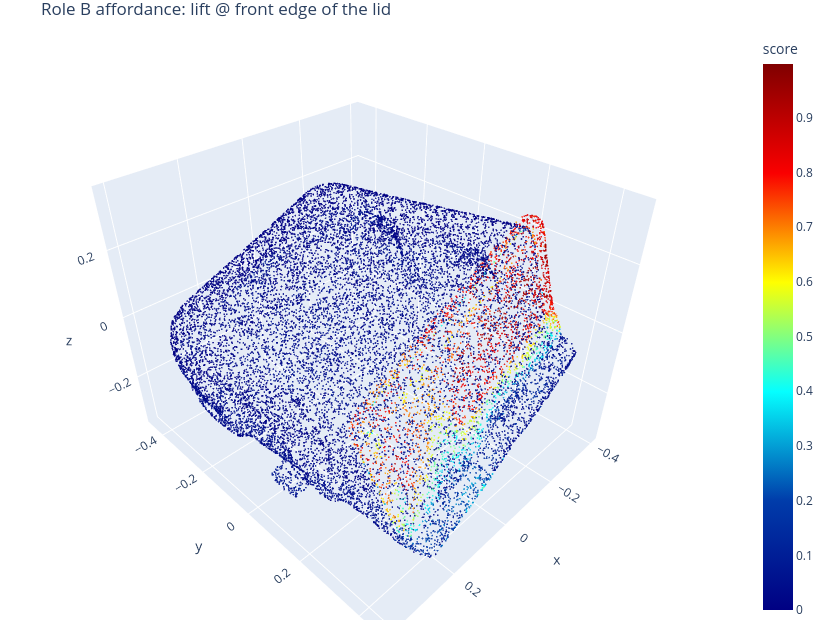

Notebook code cell kept with this figure:
### Markdown cell above
**Verify voting** — per-view masks fuse into a 3D heatmap on the affogato canvas (role B's region lights up).

### Code cell
show_cloud(xyz, scoreB, f"Role B affordance: {roleB['role']} @ {roleB['contact_region']}",
           cmin=0, cmax=max(0.2, float(scoreB.max())), colorscale="Jet", colorbar=True).show()

### Figure 1 — Plotly figure (JSON) as saved in the notebook; plotly's stock layout.template omitted (floating-point values rounded to 4 significant figures; data arrays with more than 128 entries replaced by an {"elided": "..."} marker saying what was removed)
{"data": [{"marker": {"cmax": 0.9984, "cmin": 0, "color": {"elided": "16384 float values"}, "colorbar": {"title": {"text": "score"}}, "colorscale": [[0, "rgb(0,0,131)"], [0.2, "rgb(0,60,170)"], [0.4, "rgb(5,255,255)"], [0.6, "rgb(255,255,0)"], [0.8, "rgb(250,0,0)"], [1, "rgb(128,0,0)"]], "opacity": 0.85, "size": 1}, "mode": "markers", "type": "scatter3d", "x": {"elided": "16384 float values"}, "y": {"elided": "16384 float values"}, "z": {"elided": "16384 float values"}}], "layout": {"height": 620, "margin": {"b": 0, "l": 0, "r": 0, "t": 30}, "scene": {"aspectmode": "data"}, "title": {"text": "Role B affordance: lift @ front edge of the lid"}, "width": 820}}
